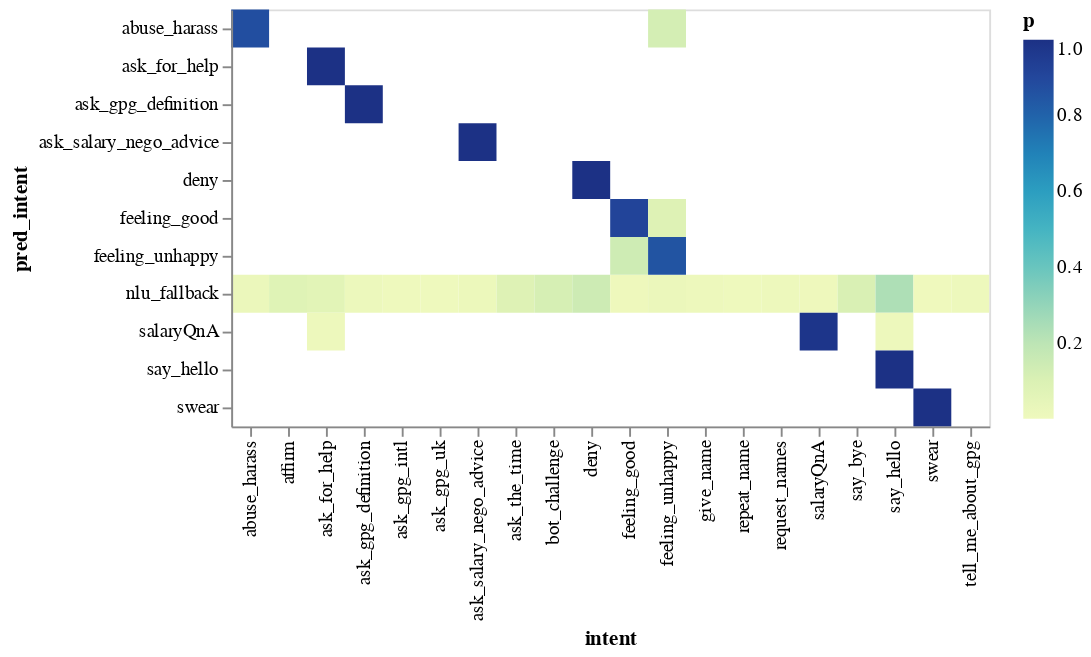

Notebook cell for this chart:
### Code cell
df_conf_mat = (df_intents
               .groupby(["intent", "pred_intent"])
               .agg(n_pred=("pred_confidence", "size"))
               .reset_index())

df_plot = df_conf_mat.merge(df_summary.reset_index()).assign(p=lambda d: d['n_pred']/d['n'])

alt.Chart(df_plot).mark_rect().encode(
    x='intent:O',
    y='pred_intent:O',
    color='p:Q'
)

### Figure 1 — Vega-Lite specification as saved in the notebook (floating-point values rounded to 4 significant figures)
{"config": {"view": {"continuousWidth": 400, "continuousHeight": 300}}, "data": {"name": "data-da317d3cef3f2fd579131ff854e4acc1"}, "mark": "rect", "encoding": {"color": {"type": "quantitative", "field": "p"}, "x": {"type": "ordinal", "field": "intent"}, "y": {"type": "ordinal", "field": "pred_intent"}}, "$schema": "https://vega.github.io/schema/vega-lite/v4.8.1.json", "datasets": {"data-da317d3cef3f2fd579131ff854e4acc1": [{"intent": "abuse_harass", "pred_intent": "abuse_harass", "n_pred": 7, "n": 8, "mean_conf": 0.6162, "p": 0.875}, {"intent": "feeling_unhappy", "pred_intent": "abuse_harass", "n_pred": 1, "n": 8, "mean_conf": 0.6162, "p": 0.125}, {"intent": "abuse_harass", "pred_intent": "nlu_fallback", "n_pred": 13, "n": 589, "mean_conf": 0.5564, "p": 0.02207}, {"intent": "affirm", "pred_intent": "nlu_fallback", "n_pred": 48, "n": 589, "mean_conf": 0.5564, "p": 0.08149}, {"intent": "ask_for_help", "pred_intent": "nlu_fallback", "n_pred": 38, "n": 589, "mean_conf": 0.5564, "p": 0.06452}, {"intent": "ask_gpg_definition", "pred_intent": "nlu_fallback", "n_pred": 10, "n": 589, "mean_conf": 0.5564, "p": 0.01698}, {"intent": "ask_gpg_intl", "pred_intent": "nlu_fallback", "n_pred": 4, "n": 589, "mean_conf": 0.5564, "p": 0.006791}, {"intent": "ask_gpg_uk", "pred_intent": "nlu_fallback", "n_pred": 4, "n": 589, "mean_conf": 0.5564, "p": 0.006791}, {"intent": "ask_salary_nego_advice", "pred_intent": "nlu_fallback", "n_pred": 11, "n": 589, "mean_conf": 0.5564, "p": 0.01868}, {"intent": "ask_the_time", "pred_intent": "nlu_fallback", "n_pred": 52, "n": 589, "mean_conf": 0.5564, "p": 0.08829}, {"intent": "bot_challenge", "pred_intent": "nlu_fallback", "n_pred": 69, "n": 589, "mean_conf": 0.5564, "p": 0.1171}, {"intent": "deny", "pred_intent": "nlu_fallback", "n_pred": 87, "n": 589, "mean_conf": 0.5564, "p": 0.1477}, {"intent": "feeling_good", "pred_intent": "nlu_fallback", "n_pred": 5, "n": 589, "mean_conf": 0.5564, "p": 0.008489}, {"intent": "feeling_unhappy", "pred_intent": "nlu_fallback", "n_pred": 14, "n": 589, "mean_conf": 0.5564, "p": 0.02377}, {"intent": "give_name", "pred_intent": "nlu_fallback", "n_pred": 8, "n": 589, "mean_conf": 0.5564, "p": 0.01358}, {"intent": "repeat_name", "pred_intent": "nlu_fallback", "n_pred": 4, "n": 589, "mean_conf": 0.5564, "p": 0.006791}, {"intent": "request_names", "pred_intent": "nlu_fallback", "n_pred": 7, "n": 589, "mean_conf": 0.5564, "p": 0.01188}, {"intent": "salaryQnA", "pred_intent": "nlu_fallback", "n_pred": 5, "n": 589, "mean_conf": 0.5564, "p": 0.008489}, {"intent": "say_bye", "pred_intent": "nlu_fallback", "n_pred": 63, "n": 589, "mean_conf": 0.5564, "p": 0.107}, {"intent": "say_hello", "pred_intent": "nlu_fallback", "n_pred": 140, "n": 589, "mean_conf": 0.5564, "p": 0.2377}, {"intent": "swear", "pred_intent": "nlu_fallback", "n_pred": 1, "n": 589, "mean_conf": 0.5564, "p": 0.001698}, {"intent": "tell_me_about_gpg", "pred_intent": "nlu_fallback", "n_pred": 6, "n": 589, "mean_conf": 0.5564, "p": 0.01019}, {"intent": "ask_for_help", "pred_intent": "ask_for_help", "n_pred": 76, "n": 76, "mean_conf": 0.7362, "p": 1.0}, {"intent": "ask_for_help", "pred_intent": "salaryQnA", "n_pred": 1, "n": 102, "mean_conf": 0.9709, "p": 0.009804}, {"intent": "salaryQnA", "pred_intent": "salaryQnA", "n_pred": 100, "n": 102, "mean_conf": 0.9709, "p": 0.9804}, {"intent": "say_hello", "pred_intent": "salaryQnA", "n_pred": 1, "n": 102, "mean_conf": 0.9709, "p": 0.009804}, {"intent": "ask_gpg_definition", "pred_intent": "ask_gpg_definition", "n_pred": 2, "n": 2, "mean_conf": 0.6082, "p": 1.0}, {"intent": "ask_salary_nego_advice", "pred_intent": "ask_salary_nego_advice", "n_pred": 7, "n": 7, "mean_conf": 0.6368, "p": 1.0}, {"intent": "deny", "pred_intent": "deny", "n_pred": 2, "n": 2, "mean_conf": 0.6394, "p": 1.0}, {"intent": "feeling_good", "pred_intent": "feeling_good", "n_pred": 42, "n": 46, "mean_conf": 0.8056, "p": 0.913}, {"intent": "feeling_unhappy", "pred_intent": "feeling_good", "n_pred": 4, "n": 46, "mean_conf": 0.8056, "p": 0.08696}, {"intent": "feeling_good", "pred_intent": "feeling_unhappy", "n_pred": 7, "n": 48, "mean_conf": 0.7134, "p": 0.1458}, {"intent": "feeling_unhappy", "pred_intent": "feeling_unhappy", "n_pred": 41, "n": 48, "mean_conf": 0.7134, "p": 0.8542}, {"intent": "say_hello", "pred_intent": "say_hello", "n_pred": 3, "n": 3, "mean_conf": 0.629, "p": 1.0}, {"intent": "swear", "pred_intent": "swear", "n_pred": 13, "n": 13, "mean_conf": 0.6623, "p": 1.0}]}}
